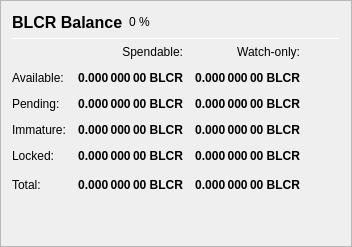
                   <widget class="QFrame" name="frame_Balances">
                    <property name="frameShape">
                     <enum>QFrame::StyledPanel</enum>
                    </property>
                    <property name="frameShadow">
                     <enum>QFrame::Raised</enum>
                    </property>
                    <layout class="QVBoxLayout" name="verticalLayout_4">
                     <item>
                      <layout class="QHBoxLayout" name="horizontalLayout_4">
                       <item>
                        <widget class="QLabel" name="label_5">
                         <property name="minimumSize">
                          <size>
                           <width>0</width>
                           <height>20</height>
                          </size>
                         </property>
                         <property name="font">
                          <font>
                           <pointsize>12</pointsize>
                           <weight>75</weight>
                           <bold>true</bold>
                          </font>
                         </property>
                         <property name="text">
                          <string>BLCR Balance</string>
                         </property>
                        </widget>
                       </item>
                       <item>
                        <widget class="QLabel" name="labelBLCRPercent">
                         <property name="text">
                          <string notr="true">0 %</string>
                         </property>
                        </widget>
                       </item>
                       <item>
                        <spacer name="horizontalSpacer_3">
                         <property name="orientation">
                          <enum>Qt::Horizontal</enum>
                         </property>
                         <property name="sizeHint" stdset="0">
                          <size>
                           <width>40</width>
                           <height>20</height>
                          </size>
                         </property>
                        </spacer>
                       </item>
                      </layout>
                     </item>
                     <item>
                      <widget class="Line" name="line_Balance">
                       <property name="minimumSize">
                        <size>
                         <width>0</width>
                         <height>1</height>
                        </size>
                       </property>
                       <property name="maximumSize">
                        <size>
                         <width>16777215</width>
                         <height>1</height>
                        </size>
                       </property>
                       <property name="orientation">
                        <enum>Qt::Horizontal</enum>
                       </property>
                      </widget>
                     </item>
                     <item>
                      <layout class="QGridLayout" name="gridLayout">
                       <property name="spacing">
                        <number>12</number>
                       </property>
                       <item row="0" column="1">
                        <widget class="QLabel" name="labelSpendable">
                         <property name="text">
                          <string>Spendable:</string>
                         </property>
                         <property name="alignment">
                          <set>Qt::AlignRight|Qt::AlignTrailing|Qt::AlignVCenter</set>
                         </property>
                        </widget>
                       </item>
                       <item row="0" column="2">
                        <widget class="QLabel" name="labelWatchonly">
                         <property name="text">
                          <string>Watch-only:</string>
                         </property>
                         <property name="alignment">
                          <set>Qt::AlignRight|Qt::AlignTrailing|Qt::AlignVCenter</set>
                         </property>
                        </widget>
                       </item>
                       <item row="1" column="0">
                        <widget class="QLabel" name="labelBalanceText">
                         <property name="text">
                          <string>Available:</string>
                         </property>
                        </widget>
                       </item>
                       <item row="1" column="1">
                        <widget class="QLabel" name="labelBalance">
                         <property name="font">
                          <font>
                           <weight>75</weight>
                           <bold>true</bold>
                          </font>
                         </property>
                         <property name="cursor">
                          <cursorShape>IBeamCursor</cursorShape>
                         </property>
                         <property name="toolTip">
                          <string>Your current spendable balance</string>
                         </property>
                         <property name="text">
                          <string notr="true">0.000 000 00 BLCR</string>
                         </property>
                         <property name="alignment">
                          <set>Qt::AlignRight|Qt::AlignTrailing|Qt::AlignVCenter</set>
                         </property>
                         <property name="textInteractionFlags">
                          <set>Qt::LinksAccessibleByMouse|Qt::TextSelectableByKeyboard|Qt::TextSelectableByMouse</set>
                         </property>
                        </widget>
                       </item>
                       <item row="1" column="2">
                        <widget class="QLabel" name="labelWatchAvailable">
                         <property name="font">
                          <font>
                           <weight>75</weight>
                           <bold>true</bold>
                          </font>
                         </property>
                         <property name="cursor">
                          <cursorShape>IBeamCursor</cursorShape>
                         </property>
                         <property name="toolTip">
                          <string>Your current balance in watch-only addresses</string>
                         </property>
                         <property name="text">
                          <string notr="true">0.000 000 00 BLCR</string>
                         </property>
                         <property name="alignment">
                          <set>Qt::AlignRight|Qt::AlignTrailing|Qt::AlignVCenter</set>
                         </property>
                         <property name="textInteractionFlags">
                          <set>Qt::LinksAccessibleByMouse|Qt::TextSelectableByKeyboard|Qt::TextSelectableByMouse</set>
                         </property>
                        </widget>
                       </item>
                       <item row="2" column="0">
                        <widget class="QLabel" name="labelPendingText">
                         <property name="text">
                          <string>Pending:</string>
                         </property>
                        </widget>
                       </item>
                       <item row="2" column="1">
                        <widget class="QLabel" name="labelUnconfirmed">
                         <property name="font">
                          <font>
                           <weight>75</weight>
                           <bold>true</bold>
                          </font>
                         </property>
                         <property name="cursor">
                          <cursorShape>IBeamCursor</cursorShape>
                         </property>
                         <property name="toolTip">
                          <string>Total of transactions that have yet to be confirmed, and do not yet count toward the spendable balance</string>
                         </property>
                         <property name="text">
                          <string notr="true">0.000 000 00 BLCR</string>
                         </property>
                         <property name="alignment">
                          <set>Qt::AlignRight|Qt::AlignTrailing|Qt::AlignVCenter</set>
                         </property>
                         <property name="textInteractionFlags">
                          <set>Qt::LinksAccessibleByMouse|Qt::TextSelectableByKeyboard|Qt::TextSelectableByMouse</set>
                         </property>
                        </widget>
                       </item>
                       <item row="2" column="2">
                        <widget class="QLabel" name="labelWatchPending">
                         <property name="font">
                          <font>
                           <weight>75</weight>
                           <bold>true</bold>
                          </font>
                         </property>
                         <property name="cursor">
                          <cursorShape>IBeamCursor</cursorShape>
                         </property>
                         <property name="toolTip">
                          <string>Unconfirmed transactions to watch-only addresses</string>
                         </property>
                         <property name="text">
                          <string notr="true">0.000 000 00 BLCR</string>
                         </property>
                         <property name="alignment">
                          <set>Qt::AlignRight|Qt::AlignTrailing|Qt::AlignVCenter</set>
                         </property>
                         <property name="textInteractionFlags">
                          <set>Qt::LinksAccessibleByMouse|Qt::TextSelectableByKeyboard|Qt::TextSelectableByMouse</set>
                         </property>
                        </widget>
                       </item>
                       <item row="3" column="0">
                        <widget class="QLabel" name="labelImmatureText">
                         <property name="text">
                          <string>Immature:</string>
                         </property>
                        </widget>
                       </item>
                       <item row="3" column="1">
                        <widget class="QLabel" name="labelImmature">
                         <property name="font">
                          <font>
                           <weight>75</weight>
                           <bold>true</bold>
                          </font>
                         </property>
                         <property name="cursor">
                          <cursorShape>IBeamCursor</cursorShape>
                         </property>
                         <property name="toolTip">
                          <string>Staked or masternode rewards that has not yet matured</string>
                         </property>
                         <property name="text">
                          <string notr="true">0.000 000 00 BLCR</string>
                         </property>
                         <property name="alignment">
                          <set>Qt::AlignRight|Qt::AlignTrailing|Qt::AlignVCenter</set>
                         </property>
                         <property name="textInteractionFlags">
                          <set>Qt::LinksAccessibleByMouse|Qt::TextSelectableByKeyboard|Qt::TextSelectableByMouse</set>
                         </property>
                        </widget>
                       </item>
                       <item row="3" column="2">
                        <widget class="QLabel" name="labelWatchImmature">
                         <property name="font">
                          <font>
                           <weight>75</weight>
                           <bold>true</bold>
                          </font>
                         </property>
                         <property name="cursor">
                          <cursorShape>IBeamCursor</cursorShape>
                         </property>
                         <property name="toolTip">
                          <string>Staked or masternode rewards in watch-only addresses that has not yet matured</string>
                         </property>
                         <property name="text">
                          <string notr="true">0.000 000 00 BLCR</string>
                         </property>
                         <property name="alignment">
                          <set>Qt::AlignRight|Qt::AlignTrailing|Qt::AlignVCenter</set>
                         </property>
                         <property name="textInteractionFlags">
                          <set>Qt::LinksAccessibleByMouse|Qt::TextSelectableByKeyboard|Qt::TextSelectableByMouse</set>
                         </property>
                        </widget>
                       </item>
                       <item row="4" column="0">
                        <widget class="QLabel" name="labelLockedBalanceText">
                         <property name="toolTip">
                          <string>Locked BLCR or Masternode collaterals. These are excluded from zBLCR minting.</string>
                         </property>
                         <property name="text">
                          <string>Locked:</string>
                         </property>
                        </widget>
                       </item>
                       <item row="4" column="1">
                        <widget class="QLabel" name="labelLockedBalance">
                         <property name="font">
                          <font>
                           <weight>75</weight>
                           <bold>true</bold>
                          </font>
                         </property>
                         <property name="cursor">
                          <cursorShape>IBeamCursor</cursorShape>
                         </property>
                         <property name="toolTip">
                          <string>Locked BLCR or Masternode collaterals. These are excluded from zBLCR minting.</string>
                         </property>
                         <property name="text">
                          <string notr="true">0.000 000 00 BLCR</string>
                         </property>
                         <property name="alignment">
                          <set>Qt::AlignRight|Qt::AlignTrailing|Qt::AlignVCenter</set>
                         </property>
                         <property name="textInteractionFlags">
                          <set>Qt::LinksAccessibleByMouse|Qt::TextSelectableByKeyboard|Qt::TextSelectableByMouse</set>
                         </property>
                        </widget>
                       </item>
                       <item row="4" column="2">
                        <widget class="QLabel" name="labelWatchLocked">
                         <property name="font">
                          <font>
                           <weight>75</weight>
                           <bold>true</bold>
                          </font>
                         </property>
                         <property name="cursor">
                          <cursorShape>IBeamCursor</cursorShape>
                         </property>
                         <property name="toolTip">
                          <string>Current locked balance in watch-only addresses</string>
                         </property>
                         <property name="text">
                          <string notr="true">0.000 000 00 BLCR</string>
                         </property>
                         <property name="alignment">
                          <set>Qt::AlignRight|Qt::AlignTrailing|Qt::AlignVCenter</set>
                         </property>
                         <property name="textInteractionFlags">
                          <set>Qt::LinksAccessibleByMouse|Qt::TextSelectableByKeyboard|Qt::TextSelectableByMouse</set>
                         </property>
                        </widget>
                       </item>
                       <item row="5" column="0">
                        <widget class="QLabel" name="labelTotalText">
                         <property name="toolTip">
                          <string>Your current BlacerCoin balance, unconfirmed and immature transactions included</string>
                         </property>
                         <property name="text">
                          <string>Total:</string>
                         </property>
                        </widget>
                       </item>
                       <item row="5" column="1">
                        <widget class="QLabel" name="labelTotal">
                         <property name="font">
                          <font>
                           <weight>75</weight>
                           <bold>true</bold>
                          </font>
                         </property>
                         <property name="cursor">
                          <cursorShape>IBeamCursor</cursorShape>
                         </property>
                         <property name="toolTip">
                          <string>Your current BlacerCoin balance, unconfirmed and immature transactions included</string>
                         </property>
                         <property name="text">
                          <string notr="true">0.000 000 00 BLCR</string>
                         </property>
                         <property name="alignment">
                          <set>Qt::AlignRight|Qt::AlignTrailing|Qt::AlignVCenter</set>
                         </property>
                         <property name="textInteractionFlags">
                          <set>Qt::LinksAccessibleByMouse|Qt::TextSelectableByKeyboard|Qt::TextSelectableByMouse</set>
                         </property>
                        </widget>
                       </item>
                       <item row="5" column="2">
                        <widget class="QLabel" name="labelWatchTotal">
                         <property name="font">
                          <font>
                           <weight>75</weight>
                           <bold>true</bold>
                          </font>
                         </property>
                         <property name="cursor">
                          <cursorShape>IBeamCursor</cursorShape>
                         </property>
                         <property name="toolTip">
                          <string>Current total balance in watch-only addresses</string>
                         </property>
                         <property name="text">
                          <string notr="true">0.000 000 00 BLCR</string>
                         </property>
                         <property name="alignment">
                          <set>Qt::AlignRight|Qt::AlignTrailing|Qt::AlignVCenter</set>
                         </property>
                         <property name="textInteractionFlags">
                          <set>Qt::LinksAccessibleByMouse|Qt::TextSelectableByKeyboard|Qt::TextSelectableByMouse</set>
                         </property>
                        </widget>
                       </item>
                       <item row="5" column="3">
                        <spacer name="horizontalSpacer_9">
                         <property name="orientation">
                          <enum>Qt::Horizontal</enum>
                         </property>
                         <property name="sizeHint" stdset="0">
                          <size>
                           <width>40</width>
                           <height>20</height>
                          </size>
                         </property>
                        </spacer>
                       </item>
                      </layout>
                     </item>
                     <item>
                      <spacer name="verticalSpacer_3">
                       <property name="orientation">
                        <enum>Qt::Vertical</enum>
                       </property>
                       <property name="sizeHint" stdset="0">
                        <size>
                         <width>20</width>
                         <height>40</height>
                        </size>
                       </property>
                      </spacer>
                     </item>
                    </layout>
                   </widget>
